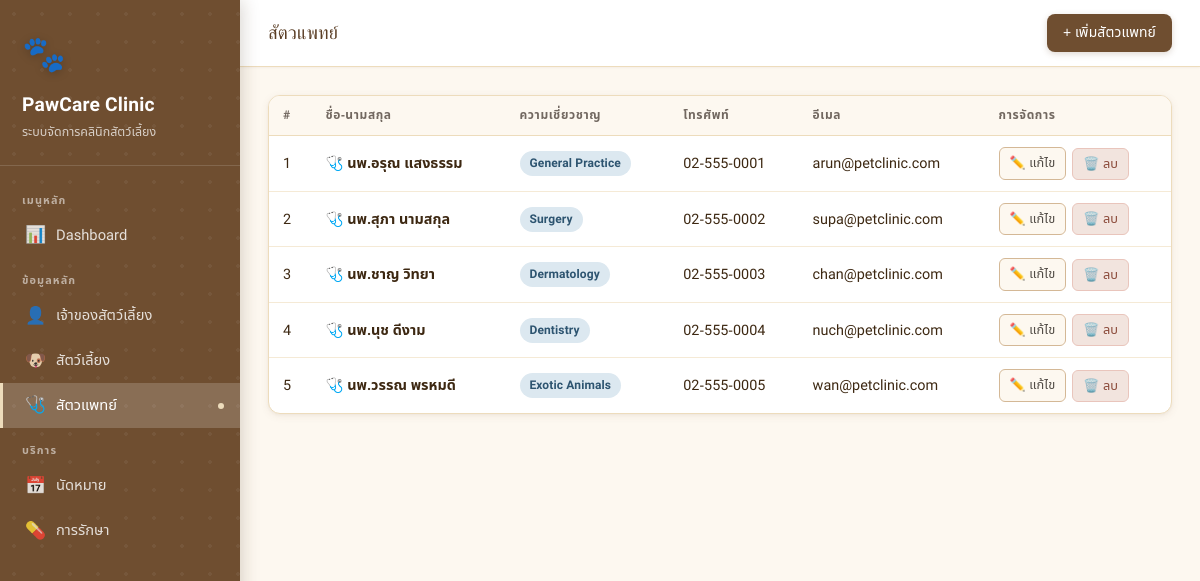
/vets, run on the app's committed database.
### tables this page shows
CREATE TABLE vets (
        vet_id      INTEGER PRIMARY KEY AUTOINCREMENT,
        first_name  TEXT NOT NULL,
        last_name   TEXT NOT NULL,
        specialty   TEXT NOT NULL,
        phone       TEXT NOT NULL,
        email       TEXT UNIQUE NOT NULL
    );

### app.py (the view)
@app.route('/vets')
def vets():
    db = get_db()
    rows = db.execute("SELECT * FROM vets").fetchall()
    db.close()
    return render_template('vets.html', vets=rows)

### app.py (called while the page is built)
def get_db():
    conn = sqlite3.connect(DB_PATH)
    conn.row_factory = sqlite3.Row
    conn.execute("PRAGMA foreign_keys = ON")
    return conn

### templates/vets.html (shortened to what this page needs)
{% extends 'base.html' %}
{% block page_title %}สัตวแพทย์{% endblock %}
{% block topbar_action %}<a href="{{ url_for('vet_new') }}" class="btn btn-primary">+ เพิ่มสัตวแพทย์</a>{% endblock %}
{% block content %}
<div class="card">
  <table>
    <thead><tr><th>#</th><th>ชื่อ-นามสกุล</th><th>ความเชี่ยวชาญ</th><th>โทรศัพท์</th><th>อีเมล</th><th>การจัดการ</th></tr></thead>
    <tbody>
      {% for v in vets %}
      <tr>
        <td>{{ v.vet_id }}</td>
        <td>🩺 <strong>นพ.{{ v.first_name }} {{ v.last_name }}</strong></td>
        <td><span class="badge badge-blue">{{ v.specialty }}</span></td>
        <td>{{ v.phone }}</td>
        <td>{{ v.email }}</td>
        <td>
          <div class="actions">
            <a href="{{ url_for('vet_edit', vid=v.vet_id) }}" class="btn btn-secondary btn-sm">✏️ แก้ไข</a>
            <form method="post" action="{{ url_for('vet_delete', vid=v.vet_id) }}" onsubmit="return confirm('ยืนยันการลบ?')">
              <button class="btn btn-danger btn-sm">🗑️ ลบ</button>
            </form>
          </div>
        </td>
      </tr>
      {% else %}
      <tr><td colspan="6" style="text-align:center;padding:32px;color:#94a3b8">ไม่พบข้อมูล</td></tr>
      {% endfor %}
    </tbody>
  </table>
</div>
{% endblock %}

### templates/base.html (style rules this page uses)
:root { --cream-50: #fdf8f0; --cream-100: #f5ead6; --cream-200: #eddcbc; --cream-300: #e0c99a; --brown-100: #d4b896; --brown-200: #c09a72; --brown-300: #a67c52; --brown-400: #8b6340; --brown-500: #6f4e30; --brown-600: #5a3d24; --brown-700: #3d2812; --gray-50: #f7f5f2; --gray-100: #ede9e3; --gray-200: #d6cfc6; --gray-300: #b8b0a4; --gray-400: #968e83; --gray-500: #726860; --gray-600: #524c46; --rose-soft: #f2e4de; --rose-text: #8b4a3a; --sage-soft: #e2ebdf; --sage-text: #3d5e38; --sky-soft: #dce8f0; --sky-text: #2d5470; --amber-soft:#f5e8cc; --amber-text:#7a5318; --bg-page: var(--cream-50); --bg-surface: #ffffff; --bg-raised: #ffffff; --bg-subtle: var(--cream-100); --text-primary: var(--brown-700); --text-secondary: var(--gray-500); --text-muted: var(--gray-400); --border: var(--cream-200); --border-strong: var(--brown-100); --accent: var(--brown-500); --accent-hover: var(--brown-600); --accent-light: var(--cream-100); --shadow-xs: 0 1px 2px rgba(111,78,48,.06); --shadow-sm: 0 2px 8px rgba(111,78,48,.08), 0 1px 3px rgba(111,78,48,.05); --shadow-md: 0 4px 16px rgba(111,78,48,.10), 0 2px 6px rgba(111,78,48,.06); --radius-sm: 8px; --radius-md: 12px; --radius-lg: 16px; --radius-xl: 24px; }
* { box-sizing: border-box; margin: 0; padding: 0; }
body { font-family: 'Noto Sans Thai', 'Mitr', sans-serif; background: var(--bg-page); color: var(--text-primary); min-height: 100vh; font-size: 15px; line-height: 1.6; }
.card { background: var(--bg-surface); border-radius: var(--radius-md); border: 1px solid var(--border); box-shadow: var(--shadow-sm); overflow: hidden; transition: box-shadow .2s; }
table { width: 100%; border-collapse: collapse; font-size: .9rem; }
thead th { background: var(--cream-50); padding: 10px 14px; text-align: left; font-weight: 600; color: var(--gray-500); font-size: .75rem; letter-spacing: .05em; text-transform: uppercase; border-bottom: 1px solid var(--border); white-space: nowrap; }
tbody tr { border-bottom: 1px solid var(--cream-100); transition: background .15s; }
tbody tr:last-child { border-bottom: none; }
tbody td { padding: 11px 14px; vertical-align: middle; color: var(--text-primary); }
.badge { display: inline-flex; align-items: center; gap: 4px; padding: 3px 10px; border-radius: 99px; font-size: .75rem; font-weight: 600; letter-spacing: .01em; }
.badge-blue { background: var(--sky-soft); color: var(--sky-text); }
.btn { display: inline-flex; align-items: center; gap: 6px; padding: 8px 16px; border-radius: var(--radius-sm); font-size: .87rem; font-weight: 500; cursor: pointer; border: none; text-decoration: none; transition: all .18s; font-family: 'Noto Sans Thai', sans-serif; letter-spacing: .01em; white-space: nowrap; }
.btn-primary { background: var(--brown-500); color: #fff; box-shadow: 0 2px 6px rgba(111,78,48,.22); }
.btn-secondary { background: var(--cream-50); color: var(--gray-600); border: 1px solid var(--border-strong); }
.btn-danger { background: var(--rose-soft); color: var(--rose-text); border: 1px solid #e9c5bc; }
.btn-sm { padding: 5px 10px; font-size: .8rem; border-radius: 6px; }
.actions { display: flex; gap: 6px; align-items: center; }

### data on the page
vets: vet_id "1", first_name "อรุณ", last_name "แสงธรรม", specialty "General Practice", phone "02-555-0001", email "arun@petclinic.com"
vets: vet_id "2", first_name "สุภา", last_name "นามสกุล", specialty "Surgery", phone "02-555-0002", email "supa@petclinic.com"
vets: vet_id "3", first_name "ชาญ", last_name "วิทยา", specialty "Dermatology", phone "02-555-0003", email "chan@petclinic.com"
vets: vet_id "4", first_name "นุช", last_name "ดีงาม", specialty "Dentistry", phone "02-555-0004", email "nuch@petclinic.com"
vets: vet_id "5", first_name "วรรณ", last_name "พรหมดี", specialty "Exotic Animals", phone "02-555-0005", email "wan@petclinic.com"
